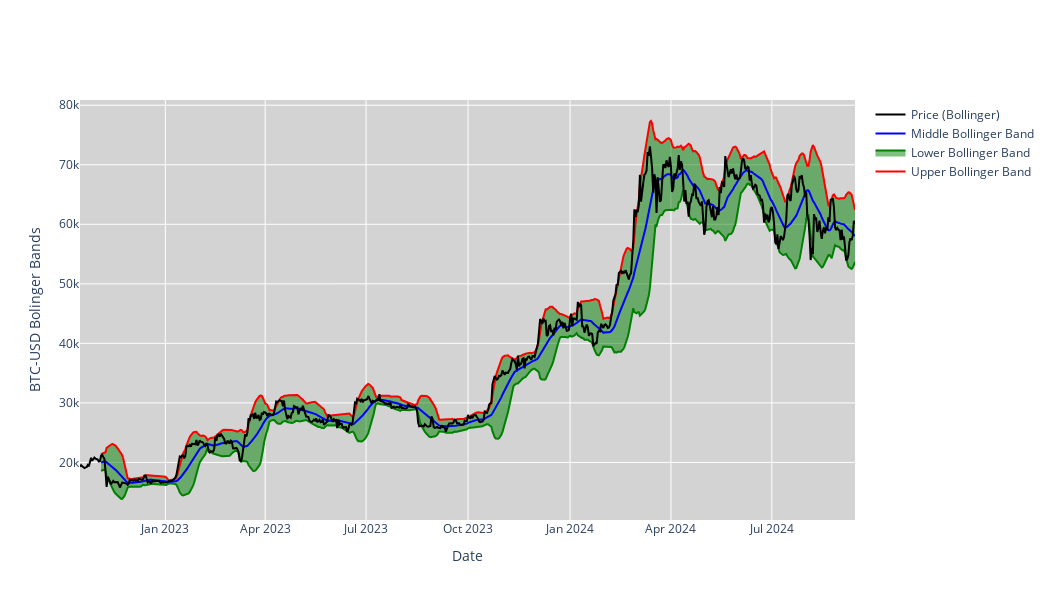

Notebook code cell kept with this figure:
### Code cell
#BB
fig = go.Figure()
fig.add_trace(go.Scatter(x=stock_data.index, y=stock_data['UB'], mode='lines', name='Upper Bollinger Band', visible=True, line=dict(color='red')))
fig.add_trace(go.Scatter(x=stock_data.index, y=stock_data['LB'], fill='tonexty', mode='lines', name='Lower Bollinger Band', visible=True, line=dict(color='green')))
fig.add_trace(go.Scatter(x=stock_data.index, y=stock_data['M20'], mode='lines', name='Middle Bollinger Band', visible=True, line=dict(color='blue')))
fig.add_trace(go.Scatter(x=stock_data.index, y=stock_data['Close'], mode='lines', name='Price (Bollinger)', visible=True, line=dict(color='black')))
fig.update_layout(
    xaxis_rangeslider_visible=False,
    yaxis_title=f'{ticker} Bolinger Bands',
    xaxis_title='Date',
    plot_bgcolor='lightgrey',
    width=1050,
    height=600
)
fig.show()
fig.write_image('./images/Bollinger Bands.png')

### Figure 1 — Plotly figure (JSON) as saved in the notebook; plotly's stock layout.template omitted (floating-point values rounded to 4 significant figures; data arrays with more than 128 entries replaced by an {"elided": "..."} marker saying what was removed)
{"data": [{"line": {"color": "red"}, "mode": "lines", "name": "Upper Bollinger Band", "type": "scatter", "visible": true, "x": {"elided": "700 str values"}, "y": {"elided": "700 float values"}}, {"fill": "tonexty", "line": {"color": "green"}, "mode": "lines", "name": "Lower Bollinger Band", "type": "scatter", "visible": true, "x": {"elided": "700 str values"}, "y": {"elided": "700 float values"}}, {"line": {"color": "blue"}, "mode": "lines", "name": "Middle Bollinger Band", "type": "scatter", "visible": true, "x": {"elided": "700 str values"}, "y": {"elided": "700 float values"}}, {"line": {"color": "black"}, "mode": "lines", "name": "Price (Bollinger)", "type": "scatter", "visible": true, "x": {"elided": "700 str values"}, "y": {"elided": "700 float values"}}], "layout": {"height": 600, "plot_bgcolor": "lightgrey", "width": 1050, "xaxis": {"rangeslider": {"visible": false}, "title": {"text": "Date"}}, "yaxis": {"title": {"text": "BTC-USD Bolinger Bands"}}}}
